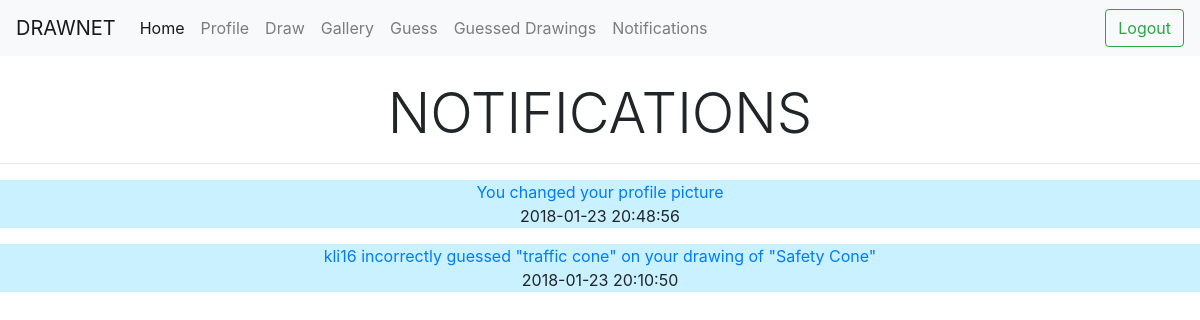
Screenshot of /account/notifications (signed in) with the database file from the repository.
### tables this page shows
CREATE TABLE notifications (recipient TEXT, message TEXT, link TEXT, seen INTEGER, timestamp TEXT);

### app.py (the view)
@app.route('/account/notifications')
def notifications():
    if loggedIn():
        user=session["username"]
        notis=users.get_notifications_for(user)
        return render_template("notifications.html", notis=notis, loggedin=loggedIn(), username=user)
    else:
        return redirect(url_for("login_page"))

### app.py (called while the page is built)
def loggedIn():
    return "username" in session

### utils/users.py (called while the page is built)
def get_notifications_for(username):
    db = sqlite3.connect(db_name)
    c = db.cursor()
    notifications = c.execute("SELECT message, link, seen, timestamp FROM notifications WHERE recipient = '%s' ORDER BY timestamp DESC;" % username).fetchall()
    db.close()
    index = 0
    while index < len(notifications):
        notifications[index] = tuple_to_dictionary(notifications[index], ["message", "link", "seen", "timestamp"])
        notifications[index]["seen"] = (notifications[index]["seen"] == 1)
        index += 1
    return notifications

def tuple_to_dictionary(tuuple, list_of_keys):
    d = {} #the dictionary
    index = 0 #the column index
    while index < len(tuuple):
        d[ list_of_keys[index] ] = tuuple[index]
        index += 1
    return d

### templates/notifications.html (shortened to what this page needs)
{% extends "base.html" %}
{% block body %}
<center>
<h1 class="display-4">NOTIFICATIONS</h1>
<hr>
{% if notis|length > 0 %}
    {% for noti in notis %}
        {% if noti["seen"] == False %}
        <p style="background-color: #C9F1FF;">
        {% else %}
        <p>
        {% endif %}
            <a href="/notification/view?time={{noti['timestamp']}}&amp;redir={{noti['link']}}">{{noti["message"]}}</a><br>
            {{ noti["timestamp"] }}
        </p>
    {% endfor %}
{% else %}
    <b>You don't have notifications yet</b>
{% endif %}
</center>
{% endblock %}

### rows the page displays
notifications: message "You changed your profile picture", timestamp "2018-01-23 20:48:56"
notifications: message "kli16 incorrectly guessed \"traffic cone\" on your drawing of \"Safety Cone\"", timestamp "2018-01-23 20:10:50"
